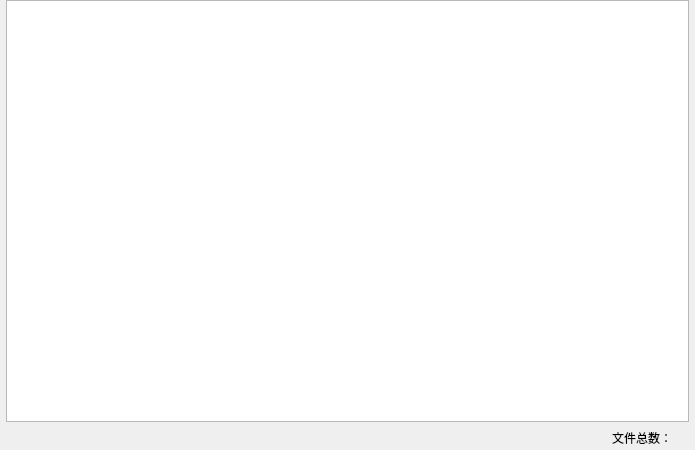
<?xml version="1.0" encoding="UTF-8"?>
<ui version="4.0">
 <class>JawListWidget</class>
 <widget class="QWidget" name="JawListWidget">
  <property name="windowModality">
   <enum>Qt::WindowModal</enum>
  </property>
  <property name="geometry">
   <rect>
    <x>0</x>
    <y>0</y>
    <width>695</width>
    <height>450</height>
   </rect>
  </property>
  <property name="sizePolicy">
   <sizepolicy hsizetype="Fixed" vsizetype="Fixed">
    <horstretch>0</horstretch>
    <verstretch>0</verstretch>
   </sizepolicy>
  </property>
  <property name="windowTitle">
   <string>JawListWidget</string>
  </property>
  <layout class="QVBoxLayout" name="verticalLayout">
   <property name="spacing">
    <number>6</number>
   </property>
   <property name="sizeConstraint">
    <enum>QLayout::SetDefaultConstraint</enum>
   </property>
   <property name="leftMargin">
    <number>6</number>
   </property>
   <property name="topMargin">
    <number>0</number>
   </property>
   <property name="rightMargin">
    <number>6</number>
   </property>
   <property name="bottomMargin">
    <number>0</number>
   </property>
   <item>
    <widget class="QListWidget" name="listWidget">
     <property name="sizePolicy">
      <sizepolicy hsizetype="Expanding" vsizetype="Expanding">
       <horstretch>0</horstretch>
       <verstretch>0</verstretch>
      </sizepolicy>
     </property>
     <property name="focusPolicy">
      <enum>Qt::NoFocus</enum>
     </property>
     <property name="statusTip">
      <string/>
     </property>
     <property name="sortingEnabled">
      <bool>true</bool>
     </property>
    </widget>
   </item>
   <item>
    <layout class="QHBoxLayout" name="horizontalLayout">
     <property name="spacing">
      <number>3</number>
     </property>
     <property name="rightMargin">
      <number>7</number>
     </property>
     <property name="bottomMargin">
      <number>2</number>
     </property>
     <item>
      <spacer name="horizontalSpacer">
       <property name="orientation">
        <enum>Qt::Horizontal</enum>
       </property>
       <property name="sizeHint" stdset="0">
        <size>
         <width>40</width>
         <height>20</height>
        </size>
       </property>
      </spacer>
     </item>
     <item>
      <widget class="QLabel" name="label_stic">
       <property name="sizePolicy">
        <sizepolicy hsizetype="Fixed" vsizetype="Fixed">
         <horstretch>0</horstretch>
         <verstretch>0</verstretch>
        </sizepolicy>
       </property>
       <property name="text">
        <string>文件总数：</string>
       </property>
      </widget>
     </item>
     <item>
      <widget class="QLabel" name="label_jawcount">
       <property name="text">
        <string/>
       </property>
      </widget>
     </item>
    </layout>
   </item>
  </layout>
 </widget>
 <resources/>
 <connections/>
</ui>
